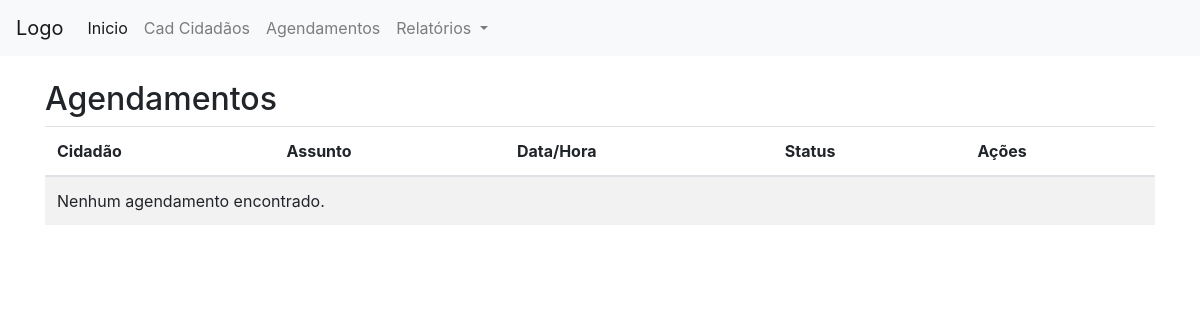
Page /agendamento/lista on the earlier database version.
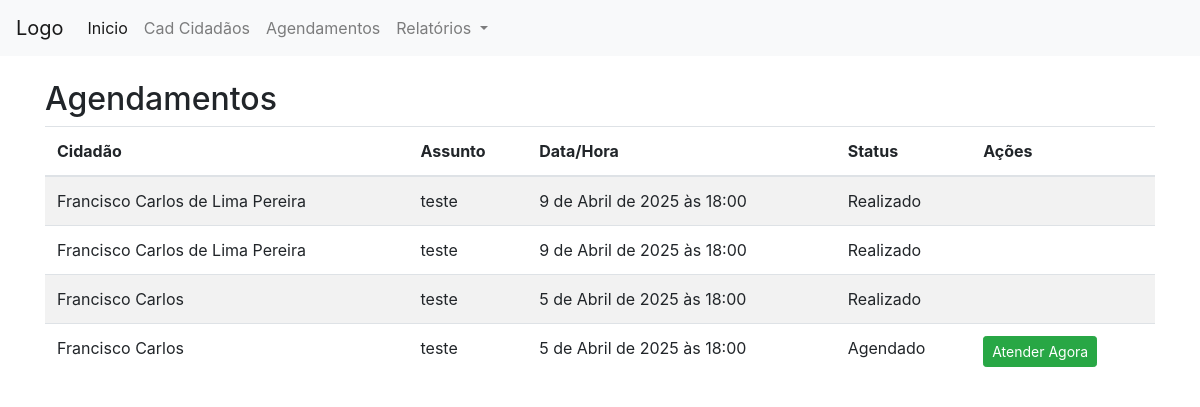
Same page on the later database version.
### appagenda/models.py (models this page shows, shortened)
class Agendamento(models.Model):
        STATUS_CHOICES = [
            ('A', 'Agendado'),
            ('C', 'Cancelado'),
            ('R', 'Realizado')
        ]
        cidadao = models.ForeignKey(Cidadao, on_delete=models.CASCADE, related_name='agendamentos')
        assunto = models.CharField(max_length=255)
        descricao = models.TextField()
        data_hora = models.DateTimeField()
        status = models.CharField(max_length=1, choices=STATUS_CHOICES, default='A')

class Cidadao(models.Model):
    nome = models.TextField(null=False)
    cpf = models.CharField(max_length=14, null=True)
    email = models.EmailField(unique=True)
    data_nascimento=models.DateField()
    celular = models.CharField(max_length=14, null=False)
    cep = models.CharField(max_length=9)
    endereco = models.CharField(max_length=200)
    endereco_numero=models.CharField(max_length=20)
    data_info = models.DateTimeField(auto_now_add=True)

### appagenda/views.py (the view)
# urls.py: path('agendamento/lista',views.listar_agendamento,name='lista_agendamento'),
def listar_agendamento(request):
    print("1-agendamentos")
    agendamentos = Agendamento.objects.select_related('cidadao').all().order_by('-data_hora')
    print("2-agendamentos")
    return render(request, 'appagenda/lista_agendamentos.html',{'agendamentos':agendamentos})

### appagenda/templates/appagenda/lista_agendamentos.html (shortened to what this page needs)
{% extends "base.html"  %}
{% block content %}
    <div class="container mt-4">
    <h2>Agendamentos</h2>
    <table class="table table-striped">
        <thead>
            <tr>
                <th>Cidadão</th>
                <th>Assunto</th>
                <th>Data/Hora</th>
                <th>Status</th>
                <th>Ações</th>
            </tr>
        </thead>
        <tbody>
        {% for ag in agendamentos %}
            <tr>
                <td>{{ ag.cidadao.nome }}</td>
                <td>{{ ag.assunto }}</td>
                <td>{{ ag.data_hora }}</td>
                <td>{{ ag.get_status_display }}</td>
                <td>
                    {% if ag.status == 'A' %}
                        <a href="{% url 'realizar_atendimento' ag.id %}" class="btn btn-success btn-sm">Atender Agora</a>
                    {% endif %}
                </td>
            </tr>
        {% empty %}
            <tr><td colspan="5">Nenhum agendamento encontrado.</td></tr>
        {% endfor %}
        </tbody>
    </table>
</div>
{% endblock %}

### templates/base.html (shortened to what this page needs)
<!doctype html>
<html lang="pt-br">
  <head>
    <link rel="stylesheet" href="https://cdn.jsdelivr.net/npm/bootstrap@4.1.3/dist/css/bootstrap.min.css">
  </head>
  <body>
    <nav class="navbar navbar-expand-lg navbar-light bg-light">
      <a class="navbar-brand" href="#">Logo</a>
      <div class="collapse navbar-collapse" id="navbarNavDropdown">
        <ul class="navbar-nav">
          <li class="nav-item active">
            <a class="nav-link" href="{% url 'home' %}">Inicio <span class="sr-only">(current)</span></a>
          </li>
          <li class="nav-item">
            <a class="nav-link" href="{% url 'criar_cidadao' %}">Cad Cidadãos</a>
          </li>
          <li class="nav-item">
            <a class="nav-link" href="{% url 'agendar_atendimento' %}">Agendamentos</a>
          </li>
          <li class="nav-item dropdown">
            <a class="nav-link dropdown-toggle" href="#" id="navbarDropdownMenuLink" role="button" data-toggle="dropdown" aria-haspopup="true" aria-expanded="false">
              Relatórios
            </a>
          </li>
        </ul>
      </div>
    </nav>
    <main class="continer">
        {% block content %}
        {% endblock %}
    </main>
  </body>
</html>

Differences in the rows shown:
added Agendamento: cidadao.nome "Francisco Carlos de Lima Pereira", assunto "teste", data_hora "9 de Abril de 2025 às 18:00", status "Realizado"
added Agendamento: cidadao.nome "Francisco Carlos de Lima Pereira", assunto "teste", data_hora "9 de Abril de 2025 às 18:00", status "Realizado"
added Agendamento: cidadao.nome "Francisco Carlos", assunto "teste", data_hora "5 de Abril de 2025 às 18:00", status "Realizado"
added Agendamento: cidadao.nome "Francisco Carlos", assunto "teste", data_hora "5 de Abril de 2025 às 18:00", status "Agendado", shows "Atender Agora"
Other differences:
text no longer shown: "Nenhum agendamento encontrado."
